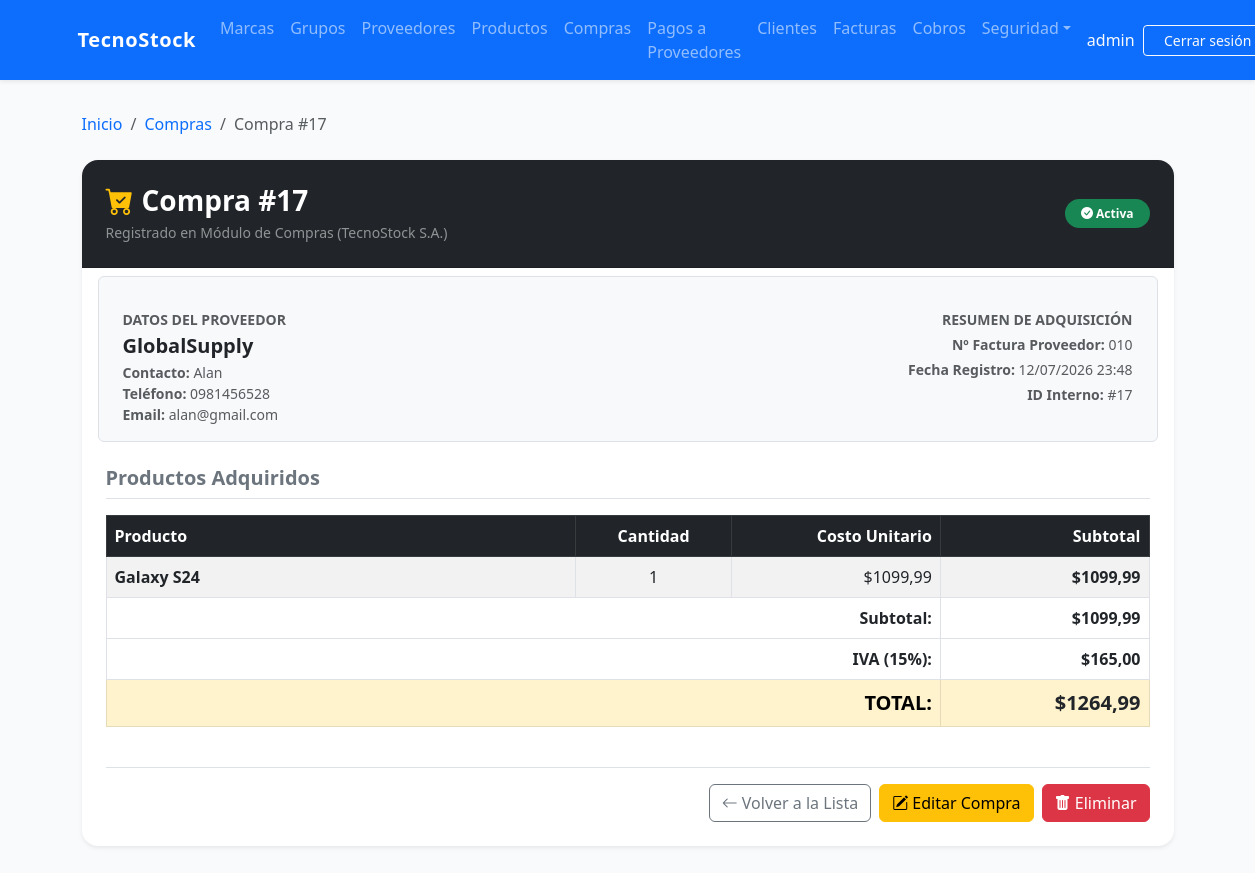
The app's page /purchases/17/ (signed in) with its own data.
### purchasing/models.py (models this page shows, shortened)
class Purchase(models.Model):
    TIPO_PAGO = [
        ('contado', 'Contado'),
        ('credito', 'Crédito'),
    ]
    ESTADO = [
        ('PENDIENTE', 'Pendiente'),
        ('PAGADA', 'Pagada'),
        ('ANULADA', 'Anulada'),
    ]
    supplier = models.ForeignKey(
        Supplier, on_delete=models.PROTECT, related_name='purchases', verbose_name='Proveedor'
    )
    document_number = models.CharField(
        max_length=20, verbose_name='Nº de Factura Proveedor'
    )
    purchase_date = models.DateTimeField(auto_now_add=True, verbose_name='Fecha de Compra')
    subtotal = models.DecimalField(max_digits=12, decimal_places=2, default=0, verbose_name='Subtotal')
    tax = models.DecimalField(max_digits=12, decimal_places=2, default=0, verbose_name='Impuesto (15%)')
    total = models.DecimalField(max_digits=12, decimal_places=2, default=0, verbose_name='Total')
    tipo_pago = models.CharField(max_length=10, choices=TIPO_PAGO, default='contado', verbose_name='Tipo de Pago')
    saldo = models.DecimalField(max_digits=12, decimal_places=2, default=0, verbose_name='Saldo Pendiente')
    estado = models.CharField(max_length=10, choices=ESTADO, default='PENDIENTE', verbose_name='Estado')
    is_active = models.BooleanField(default=True, verbose_name='Activa')
    class Meta:
        verbose_name = 'Compra'
        verbose_name_plural = 'Compras'
        ordering = ['-purchase_date']
        unique_together = ['supplier', 'document_number']

class PurchaseDetail(models.Model):
    purchase = models.ForeignKey(
        Purchase, on_delete=models.CASCADE, related_name='details', verbose_name='Compra'
    )
    product = models.ForeignKey(
        Product, on_delete=models.PROTECT, related_name='purchase_details', verbose_name='Producto'
    )
    quantity = models.PositiveIntegerField(
        default=1,
        validators=[MinValueValidator(1, message='La cantidad debe ser mayor que cero.')],
        verbose_name='Cantidad'
    )
    unit_cost = models.DecimalField(
        max_digits=12, decimal_places=2,
        validators=[MinValueValidator(Decimal('0.01'), message='El costo unitario debe ser mayor que cero.')],
        verbose_name='Costo Unitario'
    )
    subtotal = models.DecimalField(max_digits=12, decimal_places=2, default=0, verbose_name='Subtotal')
    class Meta:
        verbose_name = 'Detalle de Compra'
        verbose_name_plural = 'Detalles de Compra'

### billing/models.py (models this page shows, shortened)
class Supplier(models.Model):
    name = models.CharField(max_length=200, verbose_name='Nombre de la Empresa')
    contact_name = models.CharField(max_length=200, blank=True, null=True, verbose_name = 'Nombre de Contacto')
    email = models.EmailField(blank=True, null=True, verbose_name = 'Correo Electronico')
    phone = models.CharField(max_length=20, blank=True, null=True, verbose_name = 'Teléfono')
    address = models.TextField(blank=True, null=True, verbose_name = 'Dirección')
    is_active = models.BooleanField(default=True, verbose_name = 'Activo')
    created_at = models.DateTimeField(auto_now_add=True, verbose_name = 'Creado el')
    updated_at = models.DateTimeField(auto_now=True, verbose_name = 'Actualizado el')
    class Meta:
        verbose_name = 'Proveedor'
        verbose_name_plural = 'Proveedores'
        ordering = ['name']

class Product(models.Model):
    name = models.CharField(max_length=200, verbose_name='Nombre del Producto')
    description = models.TextField(blank=True, null=True, verbose_name = 'Descripción')
    brand = models.ForeignKey(Brand, on_delete=models.PROTECT, related_name='productos', verbose_name = 'Marca')
    group = models.ForeignKey(ProductGroup, on_delete=models.PROTECT, related_name='Grupos', verbose_name = 'Grupo')
    suppliers = models.ManyToManyField(Supplier, related_name='products', blank=True, verbose_name = 'Proveedores')
    unit_price = models.DecimalField(max_digits=12, decimal_places=2, verbose_name = 'Precio Unitario')
    stock = models.IntegerField(default=0, verbose_name = 'Stock')
    is_active = models.BooleanField(default=True, verbose_name = 'Activo')
    image = models.ImageField(upload_to='products/', blank=True, null=True, verbose_name='Imagen')
    created_at = models.DateTimeField(auto_now_add=True, verbose_name = 'Creado el')
    updated_at = models.DateTimeField(auto_now=True, verbose_name = 'Actualizado el')
    class Meta:
        verbose_name = 'Producto'
        verbose_name_plural = 'Productos'
        ordering = ['name']

### purchasing/views.py (the view)
# urls.py: path('<int:pk>/', views.purchase_detail, name='purchase_detail'),
@login_required
@group_required('Administrador', 'Analista de Compras')
@permission_required('purchasing.view_purchase', raise_exception=True)
@audit_action('DETAIL_PURCHASE')
def purchase_detail(request, pk):
    purchase = get_object_or_404(
        Purchase.objects.select_related('supplier').prefetch_related('details__product'),
        pk=pk
    )
    return render(request, 'purchasing/purchase_detail.html', {'purchase': purchase})

### security/templatetags/security_tags.py (called while the page is built)
@register.filter(name='has_group')
def has_group(user, group_name):
    if not user.is_authenticated:
        return False
    if user.is_superuser:      # el superusuario ve todo
        return True
    return user.groups.filter(name=group_name).exists()

### purchasing/templates/purchasing/purchase_detail.html (shortened to what this page needs)
{% extends 'billing/base.html' %}
{% block content %}
<div class="container py-2">
  <nav aria-label="breadcrumb" class="mb-4">
    <ol class="breadcrumb">
      <li class="breadcrumb-item"><a href="{% url 'billing:home' %}" class="text-decoration-none">Inicio</a></li>
      <li class="breadcrumb-item"><a href="{% url 'purchasing:purchase_list' %}" class="text-decoration-none">Compras</a></li>
      <li class="breadcrumb-item active" aria-current="page">Compra #{{ purchase.id }}</li>
    </ol>
  </nav>
  <div class="card shadow-sm border-0 mb-4" style="border-radius: 16px; overflow: hidden;">
    <div class="card-header bg-dark text-white p-4 d-flex justify-content-between align-items-center flex-wrap gap-2">
      <div>
        <h3 class="mb-1 fw-bold text-white"><i class="bi bi-cart-check-fill me-2 text-warning"></i>Compra #{{ purchase.id }}</h3>
        <p class="text-white-50 mb-0 small">Registrado en Módulo de Compras (TecnoStock S.A.)</p>
      </div>
      <div>
        {% if purchase.is_active %}
          <span class="badge bg-success px-3 py-2 fs-7 rounded-pill"><i class="bi bi-check-circle-fill"></i> Activa</span>
        {% else %}
          <span class="badge bg-secondary px-3 py-2 fs-7 rounded-pill"><i class="bi bi-x-circle-fill"></i> Inactiva</span>
        {% endif %}
      </div>
    </div>
    <div class="card-body p-4">
      <div class="row g-3 mb-4 bg-light p-3 rounded border">
        <div class="col-md-6 border-end-md">
          <span class="text-muted text-uppercase fw-bold small d-block mb-1">Datos del Proveedor</span>
          <h5 class="fw-bold text-dark mb-1">{{ purchase.supplier.name }}</h5>
          {% if purchase.supplier.contact_name %}
            <p class="text-muted mb-0 small"><strong>Contacto:</strong> {{ purchase.supplier.contact_name }}</p>
          {% endif %}
          {% if purchase.supplier.phone %}
            <p class="text-muted mb-0 small"><strong>Teléfono:</strong> {{ purchase.supplier.phone }}</p>
          {% endif %}
          {% if purchase.supplier.email %}
            <p class="text-muted mb-0 small"><strong>Email:</strong> {{ purchase.supplier.email }}</p>
          {% endif %}
        </div>
        <div class="col-md-6 ps-md-4 text-md-end">
          <span class="text-muted text-uppercase fw-bold small d-block mb-1">Resumen de Adquisición</span>
          <p class="text-muted mb-1 small"><strong>Nº Factura Proveedor:</strong> {{ purchase.document_number }}</p>
          <p class="text-muted mb-1 small"><strong>Fecha Registro:</strong> {{ purchase.purchase_date|date:"d/m/Y H:i" }}</p>
          <p class="text-muted mb-0 small"><strong>ID Interno:</strong> #{{ purchase.id }}</p>
        </div>
      </div>
      <h5 class="fw-bold text-secondary mb-3 border-bottom pb-2">Productos Adquiridos</h5>
      <div class="table-responsive mb-4">
        <table class="table table-bordered table-striped align-middle">
          <thead class="table-dark">
            <tr>
              <th>Producto</th>
              <th class="text-center" style="width: 15%;">Cantidad</th>
              <th class="text-end" style="width: 20%;">Costo Unitario</th>
              <th class="text-end" style="width: 20%;">Subtotal</th>
            </tr>
          </thead>
          <tbody>
            {% for detail in purchase.details.all %}
            <tr>
              <td class="fw-semibold">{{ detail.product.name }}</td>
              <td class="text-center">{{ detail.quantity }}</td>
              <td class="text-end">${{ detail.unit_cost }}</td>
              <td class="text-end fw-semibold">${{ detail.subtotal }}</td>
            </tr>
            {% endfor %}
          </tbody>
          <tfoot>
            <tr>
              <td colspan="3" class="text-end fw-semibold">Subtotal:</td>
              <td class="text-end fw-semibold">${{ purchase.subtotal }}</td>
            </tr>
            <tr>
              <td colspan="3" class="text-end fw-semibold">IVA (15%):</td>
              <td class="text-end fw-semibold">${{ purchase.tax }}</td>
            </tr>
            <tr class="table-warning">
              <td colspan="3" class="text-end fw-bold fs-5">TOTAL:</td>
              <td class="text-end fw-bold fs-5 text-dark">${{ purchase.total }}</td>
            </tr>
          </tfoot>
        </table>
      </div>
      <div class="d-flex gap-2 justify-content-end border-top pt-3 flex-wrap">
        <a href="{% url 'purchasing:purchase_list' %}" class="btn btn-outline-secondary">
          <i class="bi bi-arrow-left"></i> Volver a la Lista
        </a>
        {% if perms.purchasing.change_purchase %}
        <a href="{% url 'purchasing:purchase_update' purchase.pk %}" class="btn btn-warning">
          <i class="bi bi-pencil-square"></i> Editar Compra
        </a>
        {% endif %}
        {% if perms.purchasing.delete_purchase %}
        <a href="{% url 'purchasing:purchase_delete' purchase.pk %}" class="btn btn-danger">
          <i class="bi bi-trash-fill"></i> Eliminar
        </a>
        {% endif %}
      </div>
    </div>
  </div>
</div>
{% endblock %}

### billing/templates/billing/base.html (shortened to what this page needs)
{% load security_tags %}
<!DOCTYPE html>
<html lang="es">
<head>
  <link href="https://cdn.jsdelivr.net/npm/bootstrap@5.3.0/dist/css/bootstrap.min.css" rel="stylesheet">
  <link rel="stylesheet" href="https://cdn.jsdelivr.net/npm/bootstrap-icons@1.11.1/font/bootstrap-icons.css">
</head>
<body>
  <nav class="navbar navbar-expand-lg navbar-dark bg-primary shadow-sm">
    <div class="container">
      <a class="navbar-brand" href="{% url 'billing:home' %}">TecnoStock</a>
      <div class="collapse navbar-collapse" id="nav">
        <ul class="navbar-nav me-auto mb-2 mb-lg-0">
          {% if user.is_authenticated %}
          {% if user|has_group:'Analista de Compras' or user|has_group:'Administrador' %}
          <li class="nav-item"><a class="nav-link" href="{% url 'billing:brand_list' %}">Marcas</a></li>
          <li class="nav-item"><a class="nav-link" href="{% url 'billing:productgroup_list' %}">Grupos</a></li>
          <li class="nav-item"><a class="nav-link" href="{% url 'billing:supplier_list' %}">Proveedores</a></li>
          <li class="nav-item"><a class="nav-link" href="{% url 'billing:product_list' %}">Productos</a></li>
          <li class="nav-item"><a class="nav-link" href="{% url 'purchasing:purchase_list' %}">Compras</a></li>
          <li class="nav-item"><a class="nav-link" href="{% url 'pagos:compra_pendiente_list' %}">Pagos a Proveedores</a></li>
          {% endif %}
          {% if user|has_group:'Vendedor' or user|has_group:'Administrador' %}
          <li class="nav-item"><a class="nav-link" href="{% url 'billing:customer_list' %}">Clientes</a></li>
          <li class="nav-item"><a class="nav-link" href="{% url 'billing:invoice_list' %}">Facturas</a></li>
          <li class="nav-item"><a class="nav-link" href="{% url 'cobros:factura_pendiente_list' %}">Cobros</a></li>
          {% endif %}
          {% if user|has_group:'Administrador' %}
          <li class="nav-item dropdown">
            <a class="nav-link dropdown-toggle" href="#" data-bs-toggle="dropdown" role="button"
              aria-expanded="false">Seguridad</a>
          </li>
          {% endif %}
          {% endif %}
        </ul>
        <ul class="navbar-nav ms-auto align-items-center">
          {% if user.is_authenticated %}
          <li class="nav-item">
            <span class="nav-link text-light pe-0">{{ user.username }}</span>
          </li>
          <li class="nav-item">
            <form method="post" action="{% url 'logout' %}" class="d-flex align-items-center ms-2">
              <button type="submit" class="btn btn-outline-light btn-sm btn-logout">Cerrar sesión</button>
            </form>
          </li>
          {% else %}
          <li class="nav-item"><a class="nav-link" href="{% url 'login' %}">Iniciar sesión</a></li>
          {% endif %}
        </ul>
      </div>
    </div>
  </nav>
  <div class="container mt-4">
    {% block content %}{% endblock %}
  </div>
</body>
</html>

### billing/templates/billing/base.html (style rules this page uses)
:root { --primary-color: #2563eb; --primary-dark: #1d4ed8; --surface: #ffffff; --surface-soft: #f8fafc; --card-shadow: 0 18px 40px rgba(15, 23, 42, 0.08); }
body { background-color: #f8fafc; min-height: 100vh; }
.navbar { min-height: 64px; }
.navbar-brand { font-weight: 700; letter-spacing: 0.03em; }
.navbar-nav .nav-link { transition: color 0.2s ease; }
.btn-logout { text-decoration: none; min-width: 130px; }

### records on screen
Purchase: id "17", supplier.name "GlobalSupply", supplier.contact_name "Alan", supplier.phone "0981456528", supplier.email "alan@gmail.com", document_number "010", purchase_date "12/07/2026 23:48", subtotal "1099,99", tax "165,00", total "1264,99"
PurchaseDetail: product.name "Galaxy S24", quantity "1", unit_cost "1099,99", subtotal "1099,99"

### other values on screen
{{ user.username }} "admin"
